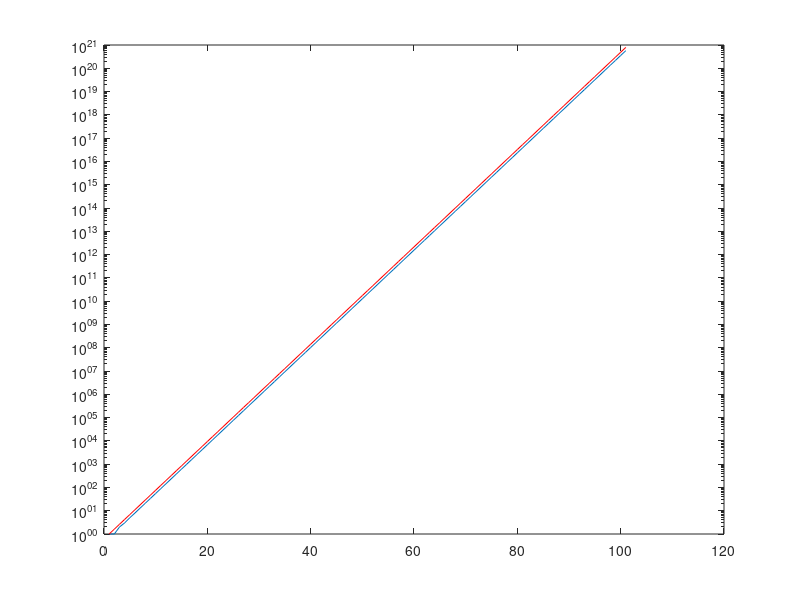

The MATLAB script that drew this image:
summor = [];
for a = 0:100
    summa = 0;
    for b = 0:floor(a/2)
        summa = summa + factorial(a-b)/(factorial(b)*factorial(a-2*b));
    end
    summor(end+1) = summa;
end
disp(summor')
hold off
semilogy(summor)
hold on
plot(1.618.^(0:100), 'r')